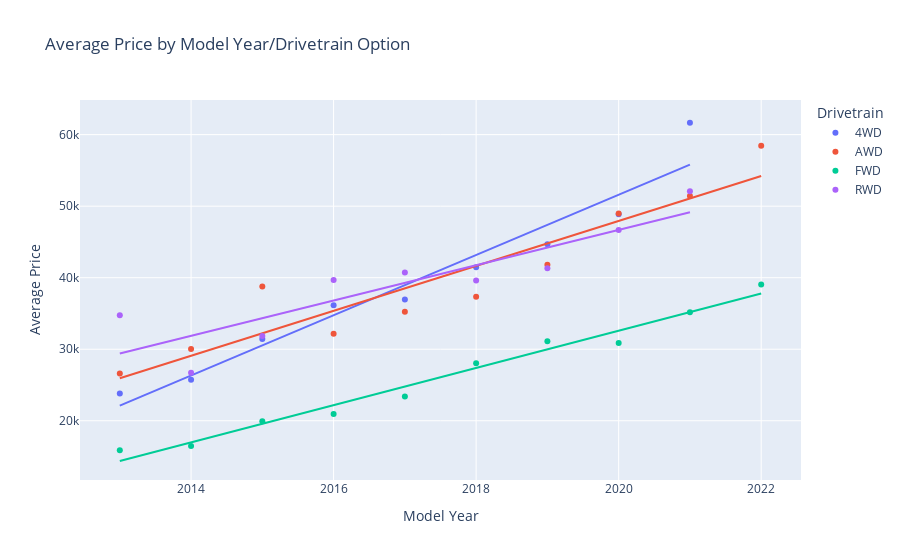

Here is the notebook cell this chart was saved with:
### Markdown cell above
From this scatterplot, we can see that there seems to be an overall upward trend in price when moving towards newer model years, which makes sense.  We can also see that for listings featuring cars made in the last 6 or so years, hybrids and electric cars tend to be more expensive on average than gasoline/flex vehicles.

### Code cell
#Make a new df, to compare ratings between different drivetrains over model years
drive_df = cars_data.groupby(['Drivetrain', 'Year']).agg(car_count = ('SellerRating', 'count'),
                                                  avg_price = ('Price', 'mean')).reset_index()                                            
drive_df = drive_df[(drive_df['Year'] > 2012) & (drive_df['car_count'] > 10)]
drive_df_years = drive_df['Year'].unique
print(drive_df)

#Graph average price by model year and drivetrain option, using plotly express
fig = px.scatter(drive_df, x = 'Year', y = 'avg_price', color = 'Drivetrain', trendline = 'ols',
           labels = {'Year' : 'Model Year', 'avg_price' : 'Average Price'}, title = 'Average Price by Model Year/Drivetrain Option')
fig.show()

#Make a similar graph, instead using seaborn
plt.rcParams['figure.dpi'] = 300
plt.rcParams['savefig.dpi'] = 300
plt.rcParams['font.family'] = 'Source Sans Pro'
fig2, ax = plt.subplots()
ax = sns.set_palette('deep')

ax = sns.scatterplot(data = drive_df, x = 'Year', y = 'avg_price', hue = 'Drivetrain')
ax.set_title('Average Price by Model Year/Drivetrain Option')
ax.set_xlabel('Model Year')
ax.set_ylabel('Average Price')
ax.legend(loc='upper right', bbox_to_anchor=(1.23, 1))
plt.show()

### Figure 1 — Plotly figure (JSON) as saved in the notebook; plotly's stock layout.template omitted (floating-point values rounded to 4 significant figures)
{"data": [{"hovertemplate": "Drivetrain=4WD<br>Model Year=%{x}<br>Average Price=%{y}<extra></extra>", "legendgroup": "4WD", "marker": {"color": "#636efa", "symbol": "circle"}, "mode": "markers", "name": "4WD", "orientation": "v", "showlegend": true, "type": "scatter", "x": [2013, 2014, 2015, 2016, 2017, 2018, 2019, 2020, 2021], "xaxis": "x", "y": [23800.0, 25740.0, 31440.0, 36134, 36970.0, 41450.0, 44680.0, 48880.0, 61660.0], "yaxis": "y"}, {"hovertemplate": "<b>OLS trendline</b><br>avg_price = 4211.5 * Year + -8.45562e+06<br>R<sup>2</sup>=0.945119<br><br>Drivetrain=4WD<br>Model Year=%{x}<br>Average Price=%{y} <b>(trend)</b><extra></extra>", "legendgroup": "4WD", "marker": {"color": "#636efa", "symbol": "circle"}, "mode": "lines", "name": "4WD", "showlegend": false, "type": "scatter", "x": [2013, 2014, 2015, 2016, 2017, 2018, 2019, 2020, 2021], "xaxis": "x", "y": [22130.0, 26340.0, 30550.0, 34760.0, 38970.0, 43180.0, 47400.0, 51610.0, 55820.0], "yaxis": "y"}, {"hovertemplate": "Drivetrain=AWD<br>Model Year=%{x}<br>Average Price=%{y}<extra></extra>", "legendgroup": "AWD", "marker": {"color": "#EF553B", "symbol": "circle"}, "mode": "markers", "name": "AWD", "orientation": "v", "showlegend": true, "type": "scatter", "x": [2013, 2014, 2015, 2016, 2017, 2018, 2019, 2020, 2021, 2022], "xaxis": "x", "y": [26620.0, 30020.0, 38760.0, 32160.0, 35250.0, 37350.0, 41800.0, 48960.0, 51440.0, 58460.0], "yaxis": "y"}, {"hovertemplate": "<b>OLS trendline</b><br>avg_price = 3142.56 * Year + -6.30004e+06<br>R<sup>2</sup>=0.879550<br><br>Drivetrain=AWD<br>Model Year=%{x}<br>Average Price=%{y} <b>(trend)</b><extra></extra>", "legendgroup": "AWD", "marker": {"color": "#EF553B", "symbol": "circle"}, "mode": "lines", "name": "AWD", "showlegend": false, "type": "scatter", "x": [2013, 2014, 2015, 2016, 2017, 2018, 2019, 2020, 2021, 2022], "xaxis": "x", "y": [25940.0, 29080.0, 32230.0, 35370.0, 38510.0, 41650.0, 44800.0, 47940.0, 51080.0, 54220.0], "yaxis": "y"}, {"hovertemplate": "Drivetrain=FWD<br>Model Year=%{x}<br>Average Price=%{y}<extra></extra>", "legendgroup": "FWD", "marker": {"color": "#00cc96", "symbol": "circle"}, "mode": "markers", "name": "FWD", "orientation": "v", "showlegend": true, "type": "scatter", "x": [2013, 2014, 2015, 2016, 2017, 2018, 2019, 2020, 2021, 2022], "xaxis": "x", "y": [15870.0, 16470.0, 19920.0, 20960.0, 23390.0, 28030.0, 31110.0, 30880.0, 35160.0, 39040.0], "yaxis": "y"}, {"hovertemplate": "<b>OLS trendline</b><br>avg_price = 2601.74 * Year + -5.22293e+06<br>R<sup>2</sup>=0.978611<br><br>Drivetrain=FWD<br>Model Year=%{x}<br>Average Price=%{y} <b>(trend)</b><extra></extra>", "legendgroup": "FWD", "marker": {"color": "#00cc96", "symbol": "circle"}, "mode": "lines", "name": "FWD", "showlegend": false, "type": "scatter", "x": [2013, 2014, 2015, 2016, 2017, 2018, 2019, 2020, 2021, 2022], "xaxis": "x", "y": [14380.0, 16980.0, 19580.0, 22180.0, 24780.0, 27390.0, 29990.0, 32590.0, 35190.0, 37790.0], "yaxis": "y"}, {"hovertemplate": "Drivetrain=RWD<br>Model Year=%{x}<br>Average Price=%{y}<extra></extra>", "legendgroup": "RWD", "marker": {"color": "#ab63fa", "symbol": "circle"}, "mode": "markers", "name": "RWD", "orientation": "v", "showlegend": true, "type": "scatter", "x": [2013, 2014, 2015, 2016, 2017, 2018, 2019, 2020, 2021], "xaxis": "x", "y": [34740.0, 26700.0, 31860.0, 39680.0, 40740.0, 39620.0, 41310.0, 46660.0, 52100.0], "yaxis": "y"}, {"hovertemplate": "<b>OLS trendline</b><br>avg_price = 2468.93 * Year + -4.94056e+06<br>R<sup>2</sup>=0.796709<br><br>Drivetrain=RWD<br>Model Year=%{x}<br>Average Price=%{y} <b>(trend)</b><extra></extra>", "legendgroup": "RWD", "marker": {"color": "#ab63fa", "symbol": "circle"}, "mode": "lines", "name": "RWD", "showlegend": false, "type": "scatter", "x": [2013, 2014, 2015, 2016, 2017, 2018, 2019, 2020, 2021], "xaxis": "x", "y": [29390.0, 31860.0, 34330.0, 36800.0, 39270.0, 41740.0, 44210.0, 46680.0, 49140.0], "yaxis": "y"}], "layout": {"autosize": true, "legend": {"title": {"text": "Drivetrain"}, "tracegroupgap": 0}, "title": {"text": "Average Price by Model Year/Drivetrain Option"}, "xaxis": {"anchor": "y", "autorange": true, "domain": [0, 1], "range": [2012.0, 2023.0], "title": {"text": "Model Year"}, "type": "linear"}, "yaxis": {"anchor": "x", "autorange": true, "domain": [0, 1], "range": [11690.0, 65470.0], "title": {"text": "Average Price"}, "type": "linear"}}}
